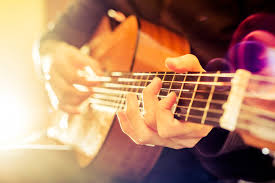
#> input picture Image/Image3.jpeg, 275 x 183 px
$ python 14.edgeDetection.py   (older library calls are emulated)
#> lines starting #> are read from the running program, lines starting #| are printed output that depends on the picture; after the words box and inside, x2 and y2 are one past the last pixel; in counts of white or black regions, pixels touching at a corner belong together
import cv2
import matplotlib.pyplot as plt
import numpy as np

img=cv2.imread('./Image/Image3.jpeg')
#> img is the input picture: shape (183, 275, 3); mean B, G, R 105.2, 132.7, 177.8
cv2.imshow('Original',img)

gray=cv2.cvtColor(img,cv2.COLOR_BGR2GRAY)
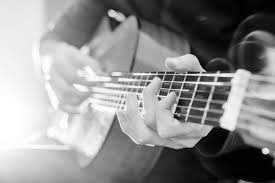
#> gray: shape (183, 275); min 0, max 255, mean 143.1
cv2.imshow("GRAY",gray)

#Laplacian Edge detection
lap=cv2.Laplacian(src=gray,ddepth=cv2.CV_64F)
lap=np.uint8(np.absolute(lap))
cv2.imshow('Laplacian',lap)

#Sobel
sobel_x=cv2.Sobel(gray,cv2.CV_64F,1,0)
sobel_y=cv2.Sobel(gray,cv2.CV_64F,0,1)
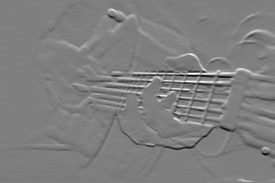
#> sobel_y: shape (183, 275) float64; min -837, max 838, mean 0.1; drawn with min black and max white

combine_sobel=cv2.bitwise_or(sobel_x,sobel_y)
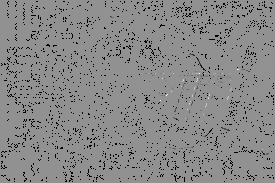
#> combine_sobel: shape (183, 275) float64; 5.52% of the values are NaN or infinite; the others: min -130944, max 98176, mean -273.9; drawn with min black, max white, NaN and infinite black
cv2.imshow('Sobel_X',sobel_x)
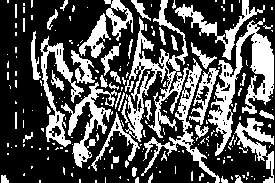
#> window 'Sobel_X': shape (183, 275); 32.5% white; 216 white regions (170 under 20 px), largest, box (x1, y1, x2, y2) and area: (91, 0, 220, 183) 4240, (208, 18, 274, 156) 2774, (61, 82, 117, 168) 1269
cv2.imshow('Sobel_Y',sobel_y)
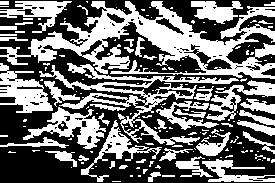
#> window 'Sobel_Y': shape (183, 275); 43.4% white; 156 white regions (109 under 20 px), largest, box (x1, y1, x2, y2) and area: (0, 1, 275, 79) 7482, (39, 63, 239, 145) 2857, (0, 63, 53, 113) 1314
cv2.imshow('Sobel_Cobined',combine_sobel)
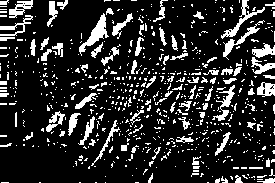
#> window 'Sobel_Cobined': shape (183, 275); 17% white; 672 white regions (583 under 20 px), largest, box (x1, y1, x2, y2) and area: (79, 13, 109, 56) 369, (221, 0, 265, 39) 294, (223, 20, 265, 60) 259

#Canny
canny=cv2.Canny(gray,150,175)
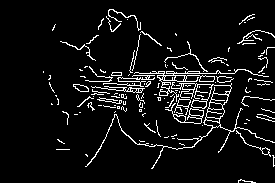
#> canny: shape (183, 275); 6.9% white in thin lines or dots, all inside (x1, y1, x2, y2) = (43, 9, 275, 183)
cv2.imshow('canny',canny)


cv2.waitKey(0)

$ run again, with Image/Image1.jpeg copied over Image/Image3.jpeg
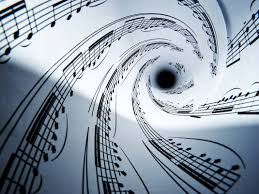
#> input picture Image/Image1.jpeg, 259 x 194 px
#> img is the input picture: shape (194, 259, 3); mean B, G, R 170.3, 157.6, 145.6
#> `cv2.imshow('Sobel_X',sobel_x)`:
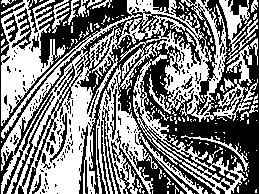
#> window 'Sobel_X': shape (194, 259); 49.9% white; 191 white regions (165 under 20 px), largest, box (x1, y1, x2, y2) and area: (1, 0, 258, 194) 13383, (1, 0, 66, 126) 3182, (96, 64, 204, 194) 3030
#> `canny=cv2.Canny(gray,150,175)`:
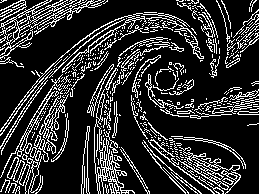
#> canny: shape (194, 259); 19.3% white in thin lines or dots

$ run again, with Image/Image2.jpeg copied over Image/Image3.jpeg
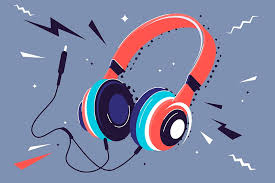
#> input picture Image/Image2.jpeg, 275 x 183 px
#> img is the input picture: shape (183, 275, 3); mean B, G, R 164.9, 134.8, 128
#> `cv2.imshow('Sobel_X',sobel_x)`:
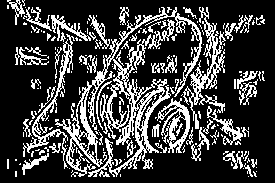
#> window 'Sobel_X': shape (183, 275); 25% white in thin lines or dots
#> `canny=cv2.Canny(gray,150,175)`:
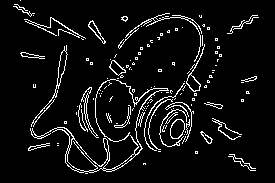
#> canny: shape (183, 275); 6.7% white in thin lines or dots, all inside (x1, y1, x2, y2) = (13, 0, 259, 174)
